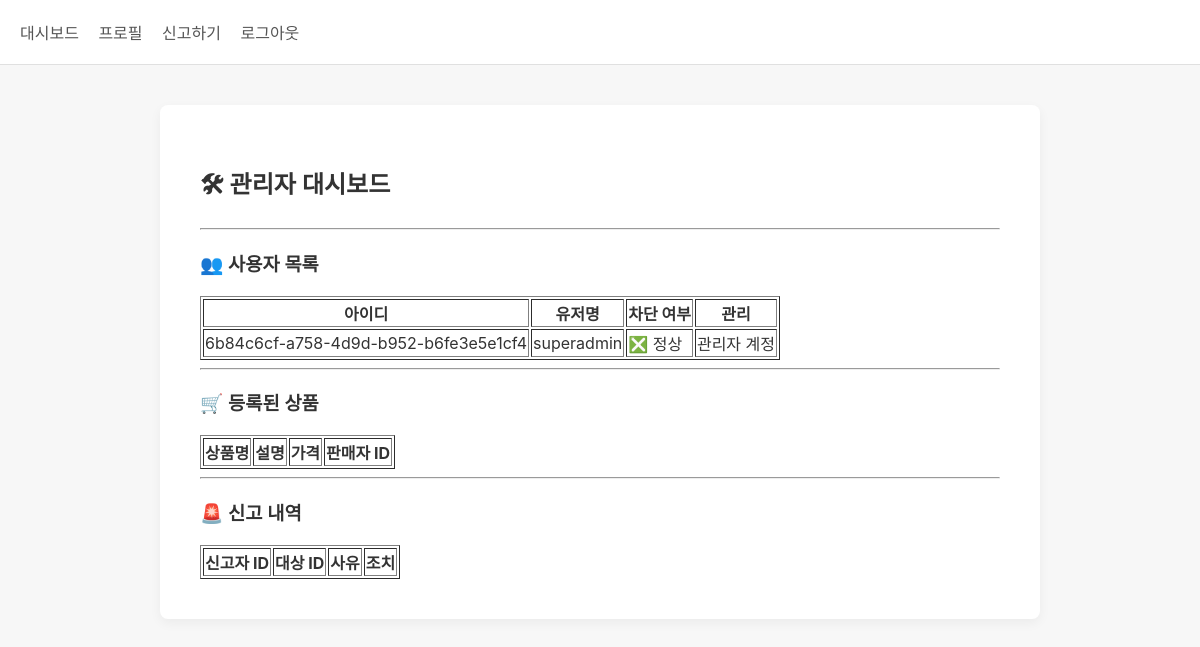
Before: /superadmin9283/admin (signed in) with the older database file.
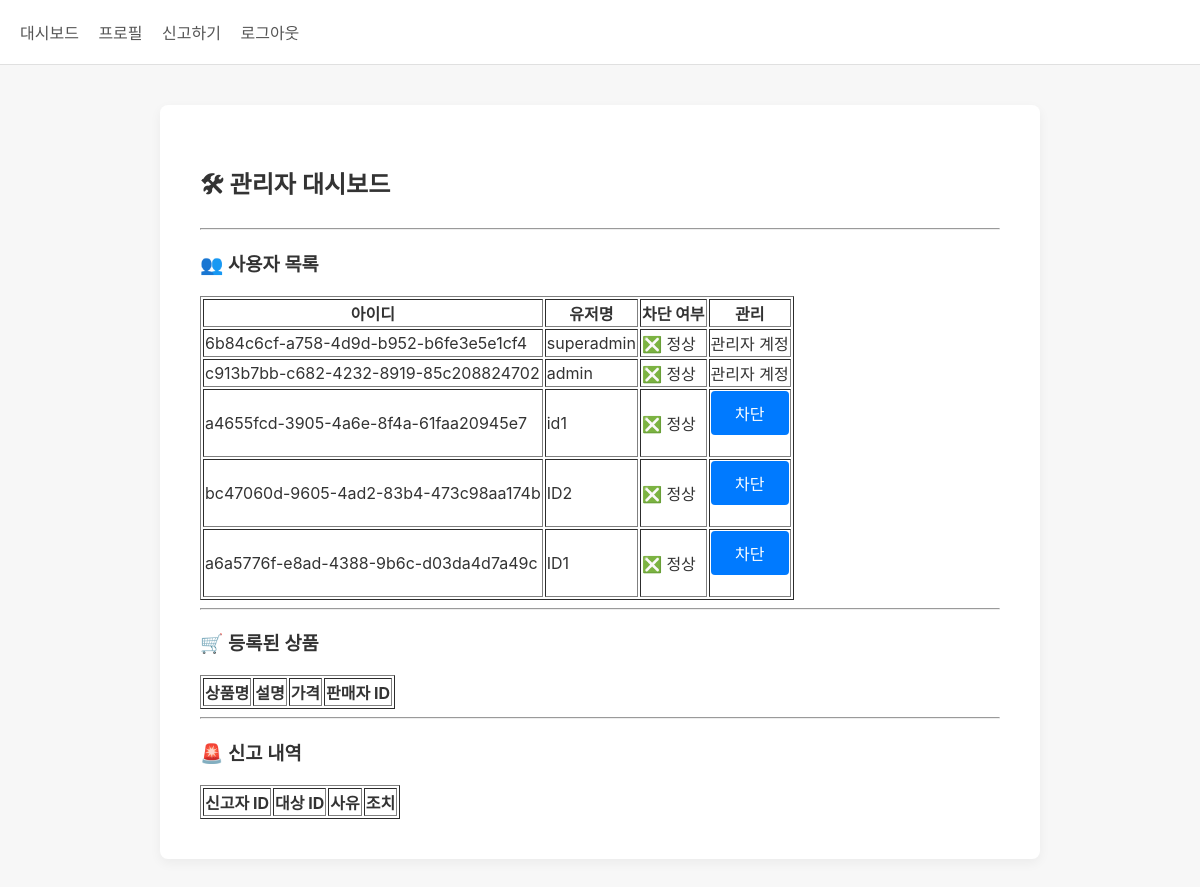
After: the same page with the newer database file.
### tables this page shows
CREATE TABLE user (
            id TEXT PRIMARY KEY,
            username TEXT UNIQUE NOT NULL,
            password TEXT NOT NULL,
            bio TEXT,
            is_blocked INTEGER DEFAULT 0,
            balance INTEGER DEFAULT 0,
            is_admin INTEGER DEFAULT 0
        );

### app/routes/admin.py (the view)
@admin_bp.route('/admin')
@admin_required
def admin_dashboard():
    db = get_db()
    cursor = db.cursor()
    cursor.execute("SELECT * FROM user")
    users = cursor.fetchall()
    cursor.execute("SELECT * FROM product")
    products = cursor.fetchall()
    cursor.execute("SELECT * FROM report")
    reports = cursor.fetchall()
    return render_template('admin_dashboard.html', users=users, products=products, reports=reports)

### app/__init__.py (called while the page is built)
def create_app():
    app = Flask(
        __name__,
        template_folder=os.path.join(os.path.dirname(__file__), 'templates'))
    app.config.from_object(Config)
    csrf.init_app(app)
    app.teardown_appcontext(close_connection)
    app.register_blueprint(auth_bp)
    app.register_blueprint(main_bp)
    app.register_blueprint(product_bp)
    app.register_blueprint(admin_bp)
    socketio.init_app(app)
    chat_socket_events(socketio)
    register_error_handlers(app)
    with app.app_context():
        init_db()
    @app.after_request
    def add_security_headers(response):
        response.headers['Content-Security-Policy'] = "default-src 'self'; script-src 'self'"
        return response
    return app

### app/routes/main.py (called while the page is built)
@main_bp.before_app_request
def session_timeout_check():
    session.permanent = True
    now = datetime.utcnow()
    if 'user_id' in session:
        last_activity = session.get('last_activity')
        if last_activity:
            elapsed = now - datetime.strptime(last_activity, '%Y-%m-%d %H:%M:%S')
            if elapsed > timedelta(minutes=15):
                session.clear()
                flash('세션이 만료되었습니다. 다시 로그인해주세요.')
                return redirect(url_for('auth.login'))
        session['last_activity'] = now.strftime('%Y-%m-%d %H:%M:%S')

### app/utils/database.py (called while the page is built)
def get_db():
    if 'db' not in g:
        g.db = sqlite3.connect(current_app.config['DATABASE'])
        g.db.row_factory = sqlite3.Row
    return g.db

def close_connection(exception):
    db = g.pop('db', None)
    if db is not None:
        db.close()

### app/templates/admin_dashboard.html (shortened to what this page needs)
{% extends "base.html" %}
{% block content %}
<h2>🛠 관리자 대시보드</h2>
<hr>
<h3>👥 사용자 목록</h3>
<table border="1">
    <tr>
        <th>아이디</th>
        <th>유저명</th>
        <th>차단 여부</th>
        <th>관리</th>
    </tr>
    {% for user in users %}
    <tr>
        <td>{{ user.id }}</td>
        <td>{{ user.username }}</td>
        <td>{{ '✅ 차단됨' if user.is_blocked else '❎ 정상' }}</td>
        <td>
            {% if not user.is_blocked and not user.is_admin %}
            <form method="POST" action="{{ url_for('superadmin9283.admin_block_user', user_id=user.id) }}">
                <button type="submit">차단</button>
            </form>
            {% else %}
            관리자 계정
            {% endif %}
        </td>
    </tr>
    {% endfor %}
</table>
<hr>
<h3>🛒 등록된 상품</h3>
<table border="1">
    <tr>
        <th>상품명</th>
        <th>설명</th>
        <th>가격</th>
        <th>판매자 ID</th>
    </tr>
</table>
<hr>
<h3>🚨 신고 내역</h3>
<table border="1">
    <tr>
        <th>신고자 ID</th>
        <th>대상 ID</th>
        <th>사유</th>
        <th>조치</th>
    </tr>
</table>
{% endblock %}

### app/templates/base.html (shortened to what this page needs)
<!DOCTYPE html>
<html lang="ko">
<head>
</head>
<body>
  <nav>
    {% if session.get('user_id') %}
    <a href="{{ url_for('main.dashboard') }}">대시보드</a>
    <a href="{{ url_for('main.profile') }}">프로필</a>
    <a href="{{ url_for('product.report') }}">신고하기</a>
    <a href="{{ url_for('auth.logout') }}">로그아웃</a>
    {% else %}
    <a href="{{ url_for('auth.login') }}">로그인</a>
    <a href="{{ url_for('auth.register') }}">회원가입</a>
    {% endif %}
  </nav>
  <div class="container">
    {% block content %}{% endblock %}
  </div>
</body>
</html>

### app/templates/base.html (style rules this page uses)
body { background-color: #F7F7F7; font-family: -apple-system, BlinkMacSystemFont, "Segoe UI", Roboto, Helvetica, Arial, sans-serif; margin: 0; padding: 0; color: #333; }
nav { background-color: #fff; padding: 20px; border-bottom: 1px solid #e0e0e0; }
nav a { text-decoration: none; color: #555; margin-right: 15px; font-weight: 500; }
.container { max-width: 800px; margin: 40px auto; background-color: #fff; padding: 40px; box-shadow: 0 4px 12px rgba(0, 0, 0, 0.05); border-radius: 8px; }
h1, h2, h3 { font-weight: 600; margin-bottom: 20px; }
input, textarea, button { width: 100%; padding: 10px; margin-bottom: 20px; border: 1px solid #e0e0e0; border-radius: 4px; font-size: 16px; }
button { background-color: #007AFF; color: #fff; border: none; cursor: pointer; transition: background-color 0.2s; }

Changed rows visible on the page:
added user: id "c913b7bb-c682-4232-8919-85c208824702", username "admin", is_blocked "❎ 정상", is_admin "관리자 계정"
added user: id "a4655fcd-3905-4a6e-8f4a-61faa20945e7", username "id1", is_blocked "❎ 정상"
added user: id "bc47060d-9605-4ad2-83b4-473c98aa174b", username "ID2", is_blocked "❎ 정상"
added user: id "a6a5776f-e8ad-4388-9b6c-d03da4d7a49c", username "ID1", is_blocked "❎ 정상"
